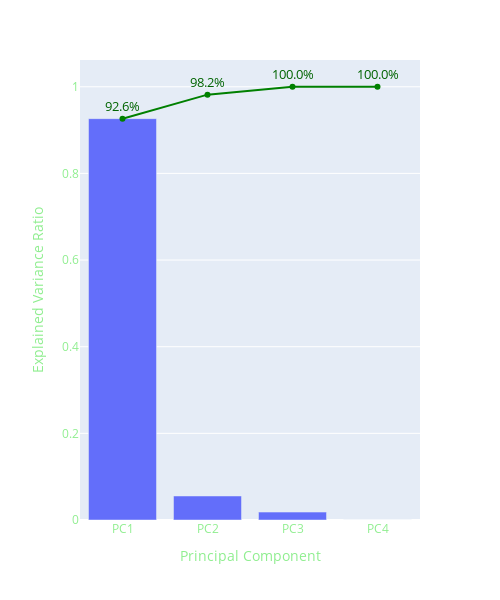
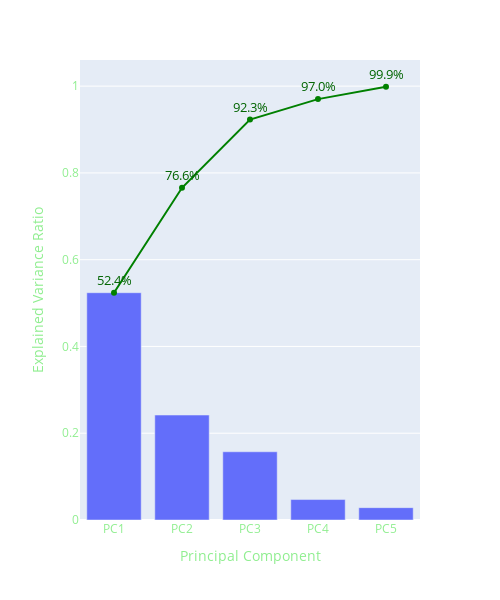

Write notebook code for charts like these, in order.
### Code cell
fig = px.bar(x=["PC1", "PC2", "PC3", "PC4"], y=pca.explained_variance_ratio_)
fig.add_scatter(x=["PC1", "PC2", "PC3", "PC4"], 
                y=np.cumsum(pca.explained_variance_ratio_), 
                mode="lines+markers+text", 
                texttemplate="%{y:.1%}",
                textposition="top center",
                textfont=dict(color="darkgreen", size=13),
                line_color="green")
fig.update_layout(showlegend=False, height=600, width=500, xaxis_title="Principal Component", yaxis_title="Explained Variance Ratio")
fig.show()

fig = px.bar(x=["PC1", "PC2", "PC3", "PC4", "PC5"], y=pca_scaled.explained_variance_ratio_)
fig.add_scatter(x=["PC1", "PC2", "PC3", "PC4", "PC5"], 
                y=np.cumsum(pca_scaled.explained_variance_ratio_), 
                mode="lines+markers+text", 
                texttemplate="%{y:.1%}",
                textposition="top center",
                textfont=dict(color="darkgreen", size=13),
                line_color="green"
               )
fig.update_layout(showlegend=False, height=600, width=500, xaxis_title="Principal Component", yaxis_title="Explained Variance Ratio")
fig.show()

fig = px.scatter(x=pcs[:, 0], y=pcs[:, 1])
fig.show(renderer="png")

fig = px.scatter_matrix(pcs_scaled, labels = pc_names[:-2], dimensions=range(3))
fig.update_traces(diagonal_visible=False, showupperhalf=False)
fig.show(renderer="png")

### Figure 1 — Plotly figure (JSON) as saved in the notebook; plotly's stock layout.template omitted (floating-point values rounded to 4 significant figures)
{"data": [{"alignmentgroup": "True", "hovertemplate": "x=%{x}<br>y=%{y}<extra></extra>", "legendgroup": "", "marker": {"color": "#636EFA", "pattern": {"shape": ""}}, "name": "", "offsetgroup": "", "orientation": "v", "showlegend": false, "textposition": "auto", "type": "bar", "x": ["PC1", "PC2", "PC3", "PC4"], "xaxis": "x", "y": [0.9263, 0.05543, 0.01825, 8.727e-06], "yaxis": "y"}, {"line": {"color": "green"}, "mode": "lines+markers+text", "textfont": {"color": "darkgreen", "size": 13}, "textposition": "top center", "texttemplate": "%{y:.1%}", "type": "scatter", "x": ["PC1", "PC2", "PC3", "PC4"], "y": [0.9263, 0.9817, 1.0, 1.0]}], "layout": {"barmode": "relative", "height": 600, "legend": {"tracegroupgap": 0}, "margin": {"t": 60}, "showlegend": false, "width": 500, "xaxis": {"anchor": "y", "autorange": true, "domain": [0, 1], "range": [-0.5, 3.5], "title": {"text": "Principal Component"}, "type": "category"}, "yaxis": {"anchor": "x", "autorange": true, "domain": [0, 1], "range": [0, 1.062], "title": {"text": "Explained Variance Ratio"}, "type": "linear"}}}

### Figure 2 — Plotly figure (JSON) as saved in the notebook; plotly's stock layout.template omitted (floating-point values rounded to 4 significant figures)
{"data": [{"alignmentgroup": "True", "hovertemplate": "x=%{x}<br>y=%{y}<extra></extra>", "legendgroup": "", "marker": {"color": "#636EFA", "pattern": {"shape": ""}}, "name": "", "offsetgroup": "", "orientation": "v", "showlegend": false, "textposition": "auto", "type": "bar", "x": ["PC1", "PC2", "PC3", "PC4", "PC5"], "xaxis": "x", "y": [0.5239, 0.2419, 0.1573, 0.0471, 0.02847], "yaxis": "y"}, {"line": {"color": "green"}, "mode": "lines+markers+text", "textfont": {"color": "darkgreen", "size": 13}, "textposition": "top center", "texttemplate": "%{y:.1%}", "type": "scatter", "x": ["PC1", "PC2", "PC3", "PC4", "PC5"], "y": [0.5239, 0.7657, 0.923, 0.9701, 0.9986]}], "layout": {"barmode": "relative", "height": 600, "legend": {"tracegroupgap": 0}, "margin": {"t": 60}, "showlegend": false, "width": 500, "xaxis": {"anchor": "y", "autorange": true, "domain": [0, 1], "range": [-0.5, 4.5], "title": {"text": "Principal Component"}, "type": "category"}, "yaxis": {"anchor": "x", "autorange": true, "domain": [0, 1], "range": [0, 1.06], "title": {"text": "Explained Variance Ratio"}, "type": "linear"}}}
